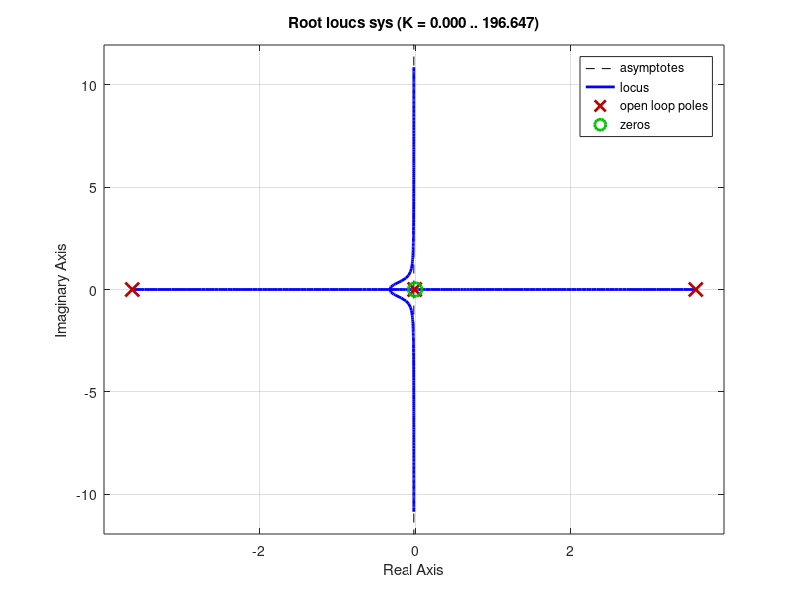

Recreate this plot in MATLAB. (Note: this script raises an error after producing the figure.)
clear;clc;
%%
mc = 1.5;
mp = 0.5;
g = 9.82;
L = 1;
d1 = 0.01;
d2 = 0.01;


A = [0, 0, 1, 0;
    0, 0, 0 ,1;
    0, (g*mp)/mc, -d1/mc, -d2/(L*mc);
    0, (g*(mc+mp))/(L*mc), -d1/(L*mc), -(d2*(mc+mp))/((L^2)*mc*mp)];

B = [0; 0; 1/mc; 1/(L*mc)];

C = [0 1 0 0];
D = [0];

%x = [q1;q2;q1';q2']

sys = ss(A, B, C, D);

%% 
poles = pole(sys)
eigen = eig(sys)
zeros = zero(sys)
TF = ss2tf(A, B, C, D)

%%
A, B, C, D = ssdata(sys)
rlocus(sys)

%%
sys_tf = zpk(zeros, poles, 1)
sisotool(sys)

%%
comp_sys = feedback(sys, Comp)
stepplot(comp_sys)
[Ac, Bc, Cc, Dc] = ssdata(comp_sys)
